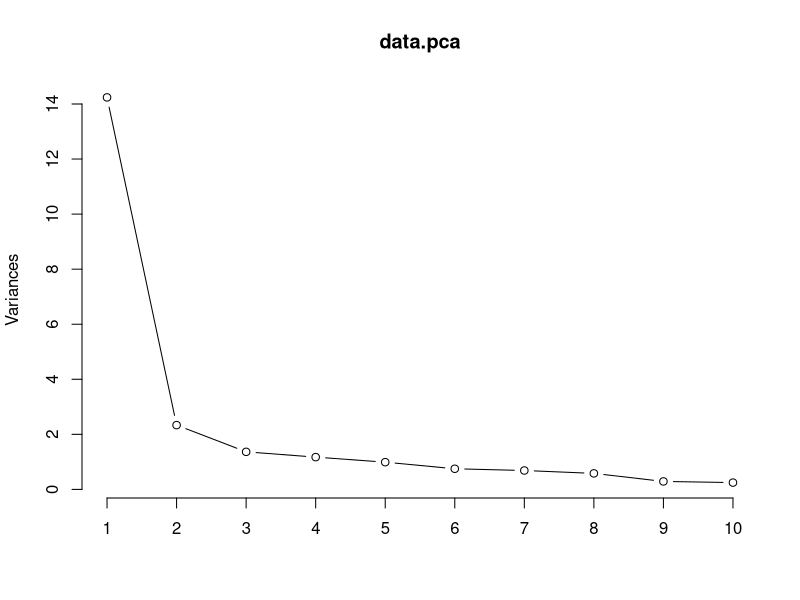
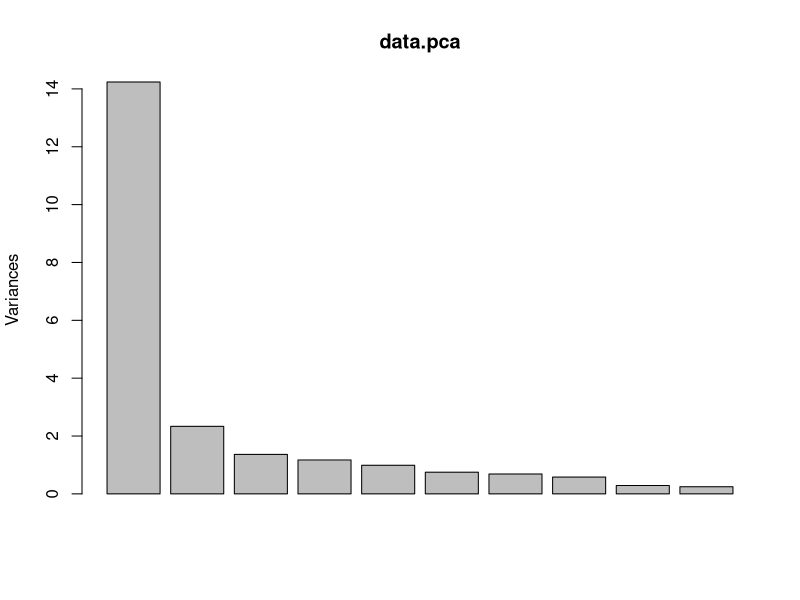

Recreate these plots in R, in order.
#PCA 
library(readr)
library(dplyr)
library(ggplot2)
setwd("/Users/tarinichandra/Desktop/DA")

bit_dataset_cleaned <- read_csv("bit_dataset_cleaned.csv")

data <-bit_dataset_cleaned[,2:24]

data
#log.data <- log(data[,1:4])
data.pca <- prcomp(data,center = TRUE,scale. = TRUE, retx = TRUE)
summary(data.pca)
#class.color <- c(rep(2,100),rep(3,100))
#plot(data.pca, col = class.color, main = "sample on new axis")
##Reconstructing data from Principal components
nComp = 2
orig = data.pca$x[,1:nComp] %*% t(data.pca$rotation[1:2,1:2])
orig[10,]




#print(data.pca)
#summary(data.pca)
#An Elbow plot
plot(data.pca,type="l")
#SCri plot
plot(data.pca)
require(caret)
#trans <- preProcess(data[,1:4],method=c("BoxCox","center","scale","pca"))
#PC = predict(trans,data[,1:4])
#head(PC,3)
#trans$rotation
